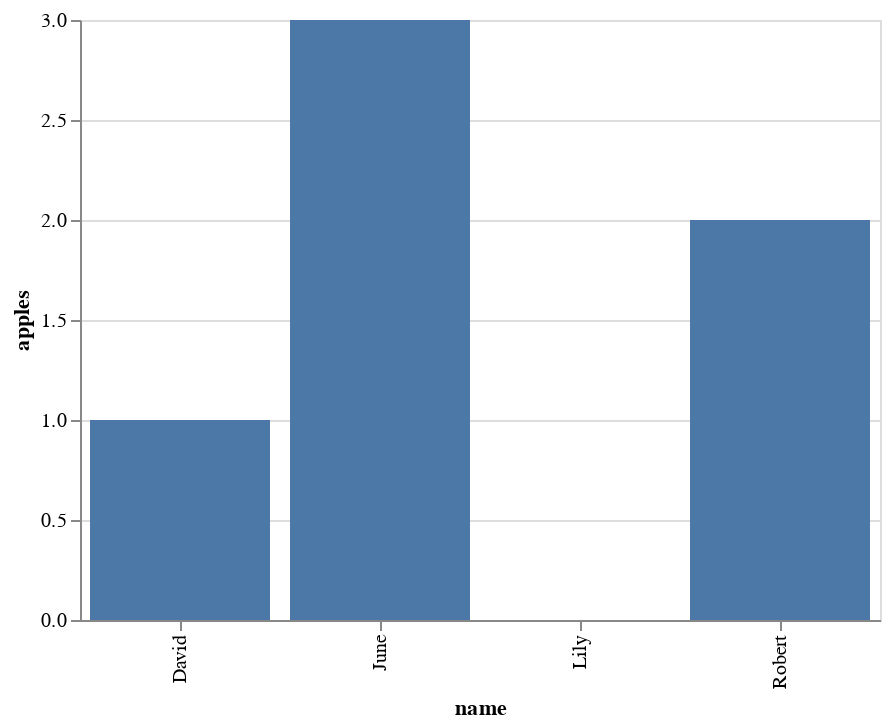

The code cell stored with this chart in its notebook:
### Code cell
alt.Chart(purchases, width=400).mark_bar().encode(x='name', y='apples')

### Figure 1 — Vega-Lite specification as saved in the notebook (floating-point values rounded to 4 significant figures)
{"$schema": "https://vega.github.io/schema/vega-lite/v3.4.0.json", "config": {"mark": {"tooltip": null}, "view": {"height": 300, "width": 400}}, "data": {"name": "data-6a1cf7a95d65bd27e8351f62808fc777"}, "datasets": {"data-6a1cf7a95d65bd27e8351f62808fc777": [{"apples": 3, "name": "June", "oranges": 0}, {"apples": 2, "name": "Robert", "oranges": 3}, {"apples": 0, "name": "Lily", "oranges": 7}, {"apples": 1, "name": "David", "oranges": 2}]}, "encoding": {"x": {"field": "name", "type": "nominal"}, "y": {"field": "apples", "type": "quantitative"}}, "mark": "bar", "width": 400}
